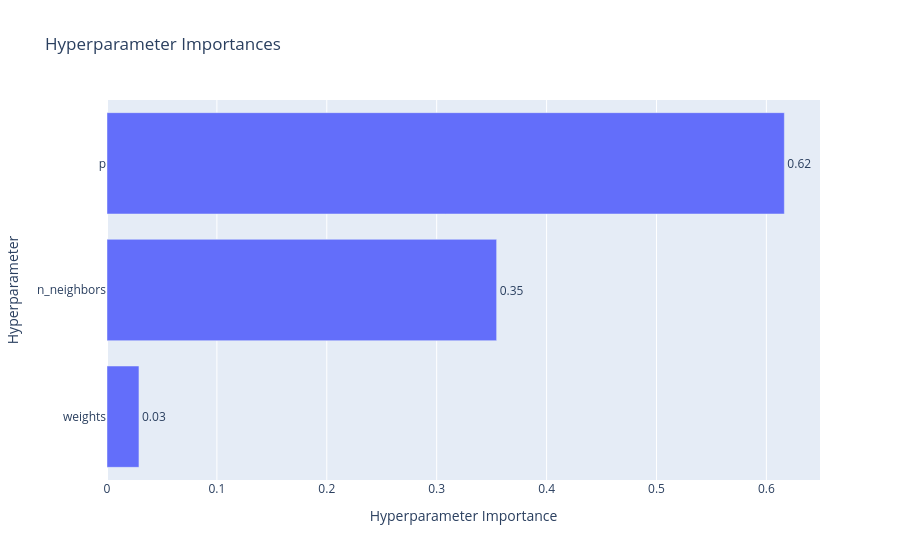
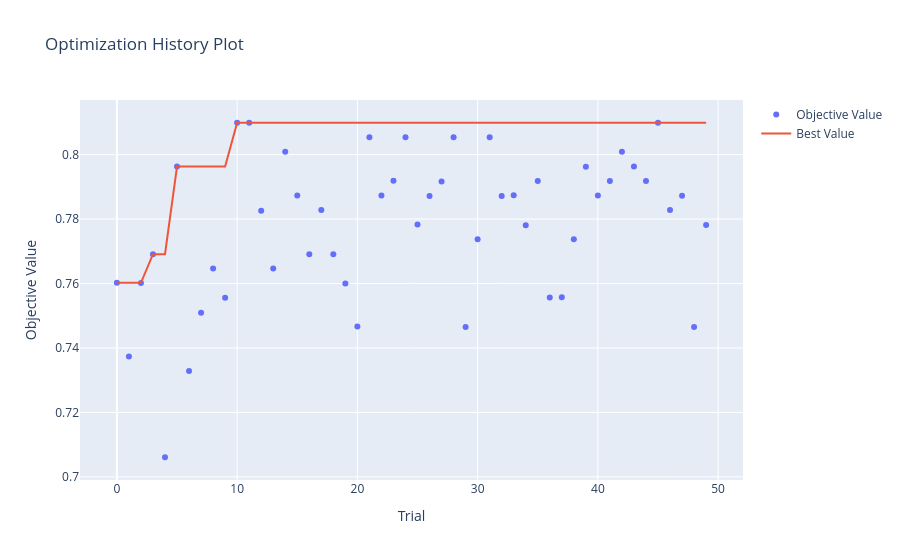

The cell these charts' notebook holds for them, in order:
### Code cell
import optuna
fig = optuna.visualization.plot_param_importances(experimento_1.study)
fig.show()

fig = optuna.visualization.plot_optimization_history(experimento_1.study)
fig.show()

### Figure 1 — Plotly figure (JSON) as saved in the notebook; plotly's stock layout.template omitted (floating-point values rounded to 4 significant figures)
{"data": [{"cliponaxis": false, "hovertemplate": ["weights (CategoricalDistribution): 0.029084097696150817<extra></extra>", "n_neighbors (IntDistribution): 0.3545525095215168<extra></extra>", "p (IntDistribution): 0.6163633927823323<extra></extra>"], "name": "Objective Value", "orientation": "h", "text": ["0.03", "0.35", "0.62"], "textposition": "outside", "type": "bar", "x": [0.02908, 0.3546, 0.6164], "y": ["weights", "n_neighbors", "p"]}], "layout": {"title": {"text": "Hyperparameter Importances"}, "xaxis": {"title": {"text": "Hyperparameter Importance"}}, "yaxis": {"title": {"text": "Hyperparameter"}}}}

### Figure 2 — Plotly figure (JSON) as saved in the notebook; plotly's stock layout.template omitted (floating-point values rounded to 4 significant figures)
{"data": [{"mode": "markers", "name": "Objective Value", "type": "scatter", "x": [0, 1, 2, 3, 4, 5, 6, 7, 8, 9, 10, 11, 12, 13, 14, 15, 16, 17, 18, 19, 20, 21, 22, 23, 24, 25, 26, 27, 28, 29, 30, 31, 32, 33, 34, 35, 36, 37, 38, 39, 40, 41, 42, 43, 44, 45, 46, 47, 48, 49], "y": [0.7602, 0.7373, 0.7602, 0.7691, 0.7061, 0.7963, 0.7329, 0.751, 0.7647, 0.7556, 0.8099, 0.8099, 0.7826, 0.7647, 0.8009, 0.7873, 0.7691, 0.7828, 0.7691, 0.76, 0.7466, 0.8054, 0.7873, 0.7919, 0.8054, 0.7783, 0.7872, 0.7917, 0.8054, 0.7465, 0.7737, 0.8054, 0.7872, 0.7874, 0.778, 0.7918, 0.7556, 0.7557, 0.7737, 0.7962, 0.7873, 0.7918, 0.8009, 0.7963, 0.7918, 0.8099, 0.7828, 0.7872, 0.7465, 0.7782]}, {"mode": "lines", "name": "Best Value", "type": "scatter", "x": [0, 1, 2, 3, 4, 5, 6, 7, 8, 9, 10, 11, 12, 13, 14, 15, 16, 17, 18, 19, 20, 21, 22, 23, 24, 25, 26, 27, 28, 29, 30, 31, 32, 33, 34, 35, 36, 37, 38, 39, 40, 41, 42, 43, 44, 45, 46, 47, 48, 49], "y": [0.7602, 0.7602, 0.7602, 0.7691, 0.7691, 0.7963, 0.7963, 0.7963, 0.7963, 0.7963, 0.8099, 0.8099, 0.8099, 0.8099, 0.8099, 0.8099, 0.8099, 0.8099, 0.8099, 0.8099, 0.8099, 0.8099, 0.8099, 0.8099, 0.8099, 0.8099, 0.8099, 0.8099, 0.8099, 0.8099, 0.8099, 0.8099, 0.8099, 0.8099, 0.8099, 0.8099, 0.8099, 0.8099, 0.8099, 0.8099, 0.8099, 0.8099, 0.8099, 0.8099, 0.8099, 0.8099, 0.8099, 0.8099, 0.8099, 0.8099]}, {"marker": {"color": "#cccccc"}, "mode": "markers", "name": "Infeasible Trial", "showlegend": false, "type": "scatter", "x": [], "y": []}], "layout": {"title": {"text": "Optimization History Plot"}, "xaxis": {"title": {"text": "Trial"}}, "yaxis": {"title": {"text": "Objective Value"}}}}
